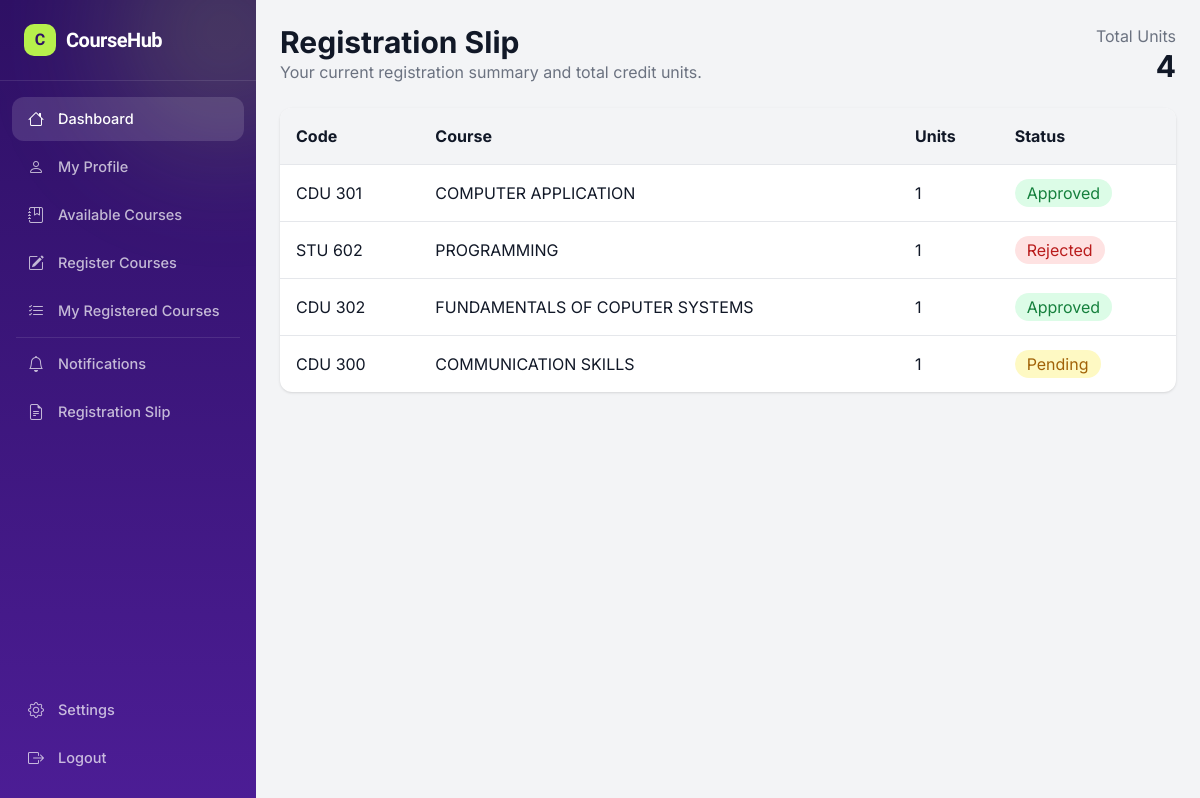
/dashboard/student/registration-slip/ (signed in), run on the app's committed database.
### registrations/models.py (models this page shows, shortened)
class CourseRegistration(models.Model):
    student = models.ForeignKey(Student, on_delete=models.CASCADE, related_name='registrations')
    course = models.ForeignKey(Course, on_delete=models.CASCADE, related_name='registrations')
    status = models.CharField(max_length=20, choices=[('pending', 'Pending'), ('approved', 'Approved'), ('rejected', 'Rejected')], default='pending')
    registered_at = models.DateTimeField(auto_now_add=True)
    class Meta:
        unique_together = ('student', 'course')
        verbose_name_plural = 'Course Registrations'

### courses/models.py (models this page shows, shortened)
class Course(models.Model):
    department = models.ForeignKey(
        Department,
        on_delete=models.CASCADE,
        related_name='courses',
        verbose_name='Department/School',
        help_text='Select the department or school offering this course.',
    )
    code = models.CharField(max_length=20, unique=True)
    title = models.CharField(max_length=200)
    description = models.TextField(blank=True)
    credit_hours = models.PositiveIntegerField(
        default=3,
        verbose_name='Units',
        help_text='Number of credit units for this course.',
    )
    semester = models.CharField(max_length=50, blank=True)
    is_active = models.BooleanField(default=True)
    created_at = models.DateTimeField(auto_now_add=True)
    class Meta:
        verbose_name_plural = 'Courses'

### dashboard/views.py (the view)
# urls.py: path("student/registration-slip/", views.registration_slip, name="registration_slip"),
@login_required
def registration_slip(request):
    student = get_student(request)
    registrations = CourseRegistration.objects.filter(student=student).select_related('course')
    total_units = sum(reg.course.credit_hours for reg in registrations)
    return render(request, "registrations/registration_slip.html", {
        'student': student,
        'registrations': registrations,
        'total_units': total_units,
    })

### dashboard/views.py (called while the page is built)
def get_student(request):
    return Student.objects.filter(user=request.user).first()

### templates/registrations/registration_slip.html (shortened to what this page needs)
{% extends 'dashboard/student_base.html' %}
{% block content %}
<div class="max-w-6xl mx-auto p-6">
    <div class="flex items-center justify-between mb-6">
        <div>
            <h1 class="text-3xl font-bold">Registration Slip</h1>
            <p class="text-gray-500">Your current registration summary and total credit units.</p>
        </div>
        <div class="text-right">
            <p class="text-gray-500">Total Units</p>
            <p class="text-3xl font-bold">{{ total_units }}</p>
        </div>
    </div>
    <div class="bg-white rounded-xl shadow overflow-hidden">
        <table class="w-full text-left border-collapse">
            <thead class="bg-gray-100">
                <tr>
                    <th class="p-4">Code</th>
                    <th class="p-4">Course</th>
                    <th class="p-4">Units</th>
                    <th class="p-4">Status</th>
                </tr>
            </thead>
            <tbody>
                {% for registration in registrations %}
                <tr class="border-t">
                    <td class="p-4">{{ registration.course.code }}</td>
                    <td class="p-4">{{ registration.course.title }}</td>
                    <td class="p-4">{{ registration.course.credit_hours }}</td>
                    <td class="p-4">
                         <span class="px-3 py-1 rounded-full {% if registration.status == 'approved' %}bg-green-100 text-green-700{% elif registration.status == 'rejected' %}bg-red-100 text-red-700{% else %}bg-yellow-100 text-yellow-700{% endif %}">
                            {{ registration.status|title }}
                        </span>
                    </td>
                </tr>
                {% empty %}
                <tr>
                    <td colspan="4" class="p-4 text-gray-500">No registrations to display.</td>
                </tr>
                {% endfor %}
            </tbody>
        </table>
    </div>
</div>
{% endblock %}

### templates/dashboard/student_sidebar.html (style rules this page uses)
body { font-family: 'Inter', sans-serif; }

### data on the page
CourseRegistration: course.code "CDU 301", course "COMPUTER APPLICATION", course.credit_hours "1", status "Approved"
CourseRegistration: course.code "STU 602", course "PROGRAMMING", course.credit_hours "1", status "Rejected"
CourseRegistration: course.code "CDU 302", course "FUNDAMENTALS OF COPUTER SYSTEMS", course.credit_hours "1", status "Approved"
CourseRegistration: course.code "CDU 300", course "COMMUNICATION SKILLS", course.credit_hours "1", status "Pending"

### other printed values
{{ total_units }} "4"
